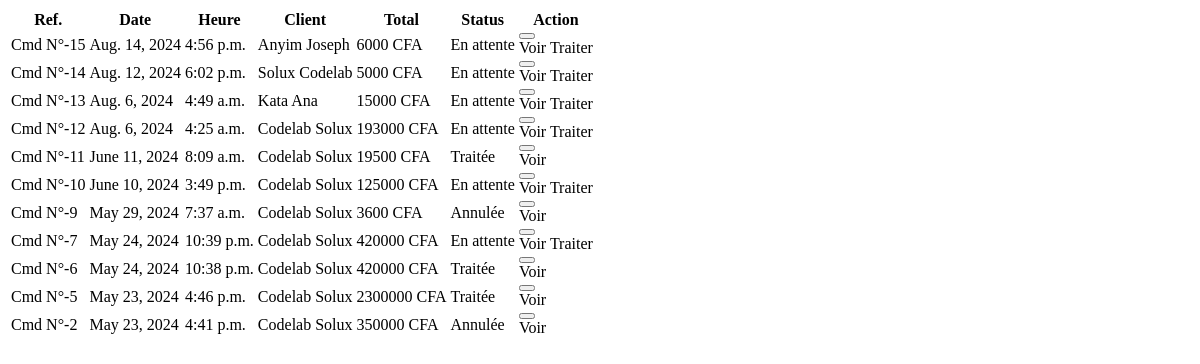
Before: /dashboard/orders/list/ (signed in) with the older database file.
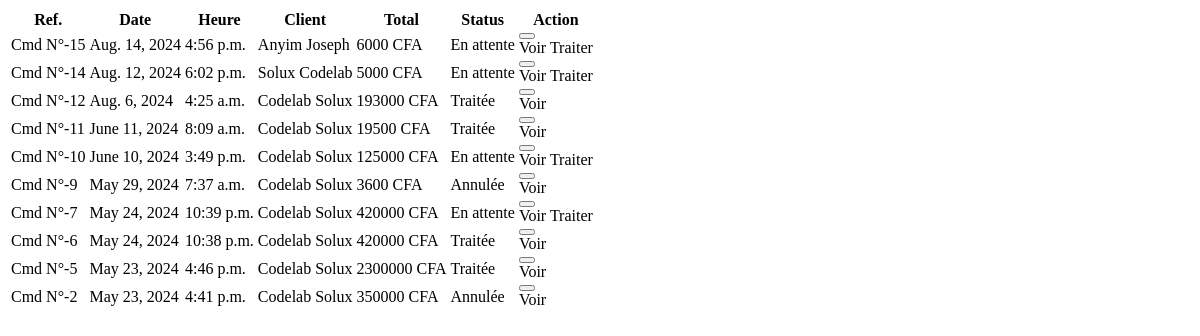
After: the same page with the newer database file.
### store/models.py (models this page shows, shortened)
class Order(models.Model):
    client = models.ForeignKey(
        CustomUser, on_delete=models.SET_NULL, null=True)
    phone = models.CharField(max_length=255)
    status = models.CharField(
        max_length=50, choices=order_statuses, default='pending')
    items = models.IntegerField(default=0)
    amount = models.IntegerField(default=0)
    timestamp = models.DateTimeField(auto_now_add=True)
    is_cancelled = models.BooleanField(default=False)

### accounts/models.py (models this page shows, shortened)
class CustomUser(AbstractBaseUser, PermissionsMixin):
    email = models.EmailField(
        db_index=True, unique=True, blank=True, null=True)
    username = models.CharField(
        max_length=255, unique=True, blank=True, null=True)
    first_name = models.CharField(max_length=255)
    last_name = models.CharField(max_length=255)
    phone = PhoneNumberField(unique=True, blank=True, null=True)
    role = models.ForeignKey(
        Role, on_delete=models.CASCADE, blank=True, null=True)
    is_verified = models.BooleanField(default=False)
    is_active = models.BooleanField(default=True)
    is_staff = models.BooleanField(default=False)
    is_superuser = models.BooleanField(default=False)
    objects = CustomUserManager()
    USERNAME_FIELD = 'email'
    REQUIRED_FIELDS = []
    def get_full_name(self):
        return f' {self.last_name} {self.first_name}'

### dashboard/views.py (the view)
# urls.py: path('orders/list/', orders_list, name='orders_list'),
@login_required(login_url='login')
def orders_list(req):
    orders = Order.objects.all().order_by('-timestamp')
    context = {
        'orders': orders,
    }
    return render(req, 'dashboard/partials/orders_list.html', context)

### store/context_processors.py (called while the page is built)
def cart(request):
    return {'cart': Cart(request)}

### utils.py (called while the page is built)
def h_encode(id):
    return hashids.encode(id)

    def to_url(self, value):
        return h_encode(value)

### dashboard/templates/dashboard/partials/orders_list.html (shortened to what this page needs)
{% if not orders %}
<div class="flex flex-col items-center gap-2 my-20 mx-auto">
  <i class="fa-solid fa-dolly text-teal-700 text-9xl"></i>
  <span>Aucune commande trouvée</span>
</div>
{% else %}
<table class="w-full text-left db-table">
  <thead class="bg-teal-900 border border-teal-900 bg-teal-900 text-white">
    <tr>
      <th class="px-3 py-4 text-sm">Ref.</th>
      <th class="px-3 py-4 text-sm">Date</th>
      <th class="px-3 py-4 text-sm">Heure</th>
      <th class="px-3 py-4 text-sm">Client</th>
      <th class="px-3 py-4 text-sm">Total</th>
      <th class="px-3 py-4 text-sm">Status</th>
      <th class="px-3 py-4 text-sm">Action</th>
    </tr>
  </thead>
  <tbody class="border">
    {% for obj in orders %}
    <tr
      class="text-gray-600 border text-sm hover:bg-white hover:text-black transition-all duration-300"
    >
      <td class="px-3 py-1">Cmd N°-{{obj.id}}</td>
      <td class="px-3 py-1">{{obj.timestamp.date}}</td>
      <td class="px-3 py-1">{{obj.timestamp.time}}</td>
      <td class="px-3 py-1">{{obj.client.get_full_name}}</td>
      <td class="px-3 py-1">{{obj.amount}} CFA</td>
      <td class="px-3 py-1">
        {% include 'store/components/order_status.html' %}
      </td>
      <td class="px-3 py-1">
        <div class="w-fit mx-auto text-end relative text-gray-700">
          <button
            type="button"
            class="hover:text-black bg-white hover:text-teal-700 px-3 py-1 rounded-full"
            name="actions"
            onclick="toggleMenu(this,'lvr_{{obj.id}}')"
          >
          </button>
          <div
            class="hidden bg-gray-50 w-40 shadow-md lg:w-[180px] p-2 absolute right-0 top-12 origin-top-left bg-white z-10 rounded-xl flex flex-col items-center gap-2 text-xs lg:text-sm overflow-hidden"
            id="lvr_{{obj.id}}"
          >
            <a
              hx-get="{% url 'dash_order' obj.id %}"
              hx-target="#dashbase"
              hx-swap="outerHTML"
              class="px-4 py-2 flex items-center hover:text-black hover:bg-gray-200 rounded-full w-full text-center cursor-pointer"
              >
              Voir
            </a>
            {% if obj.status == 'pending' %}
            <a
              hx-post="{% url 'manage_order' obj.id 'process'  %}"
              class="px-4 py-2 flex items-center hover:text-black hover:bg-yellow-200 rounded-full w-full text-center cursor-pointer"
            >
              Traiter
            </a>
            {% endif %}
          </div>
        </div>
      </td>
    </tr>
    {% endfor %}
  </tbody>
</table>
{% endif %}

### store/templates/store/components/order_status.html (shortened to what this page needs)
{% if not curr_obj %} {% if obj.status == 'pending' %}
<p class="bg-red-200 text-black text-xs text-center px-3 py-1 rounded-full">
  {{obj.get_status_display}}
</p>
{% elif obj.status == 'processed' %}
<p
  class="bg-yellow-200 text-black text-xs text-center px-3 py-1 rounded-full"
>
  {{obj.get_status_display}}
</p>
{% elif obj.status == 'delivered' %}
<p
  class="bg-green-200 text-black text-xs text-center px-3 py-1 rounded-full"
>
  {{obj.get_status_display}}
</p>
{% else %}
<p class="bg-gray-200 text-black text-xs text-center px-3 py-1 rounded-full">
  {{obj.get_status_display}}
</p>
{% endif %}
{% endif %}

Changed rows visible on the page:
removed Order: id "13", timestamp "Aug. 6, 2024", timestamp.time "4:49 a.m.", client.get_full_name "Kata Ana", amount "15000", status "En attente", shows "Traiter"
changed Order "Aug. 6, 2024": status "En attente" → "Traitée"
